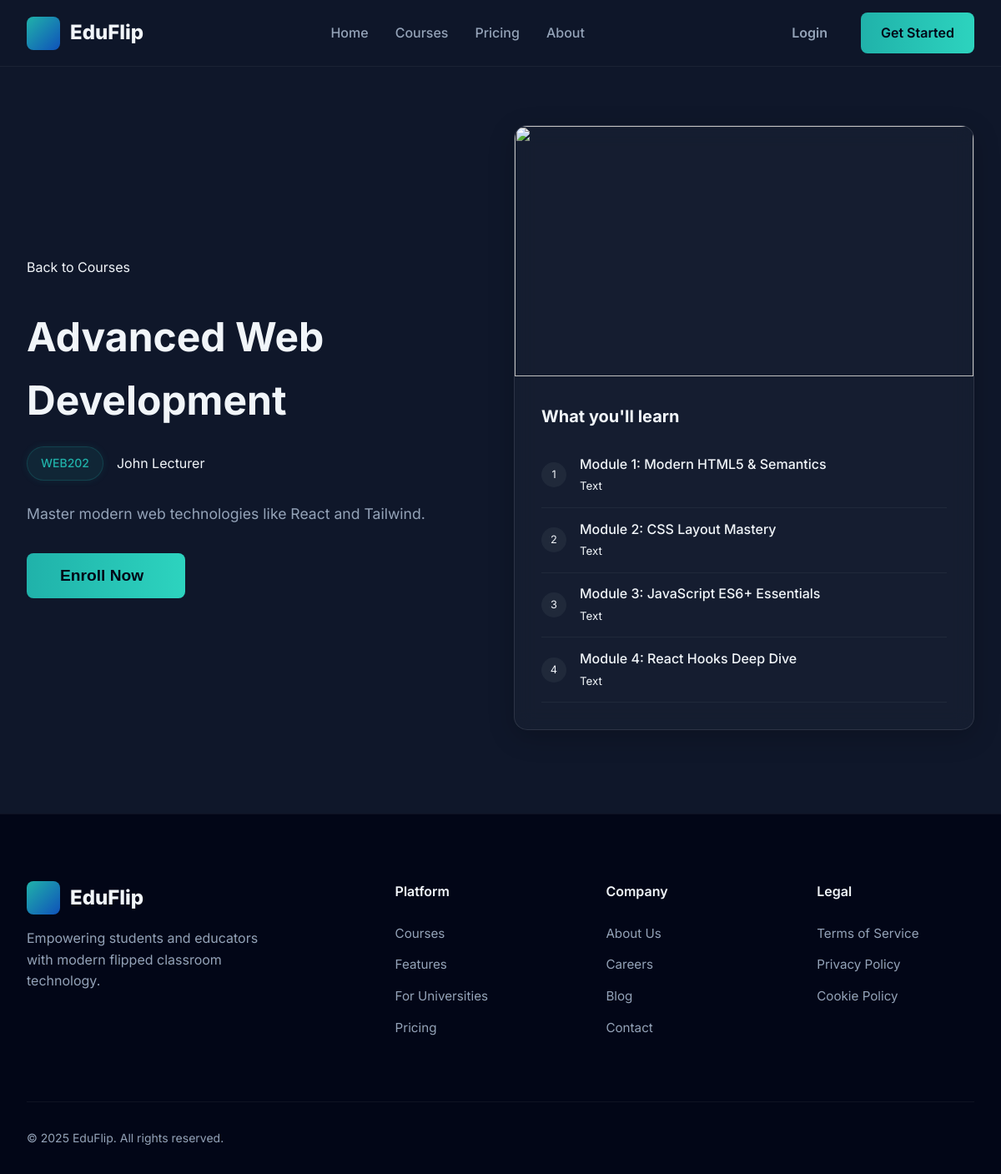
The page /web/public/courses/detail.php?id=2 on the database as committed earlier.
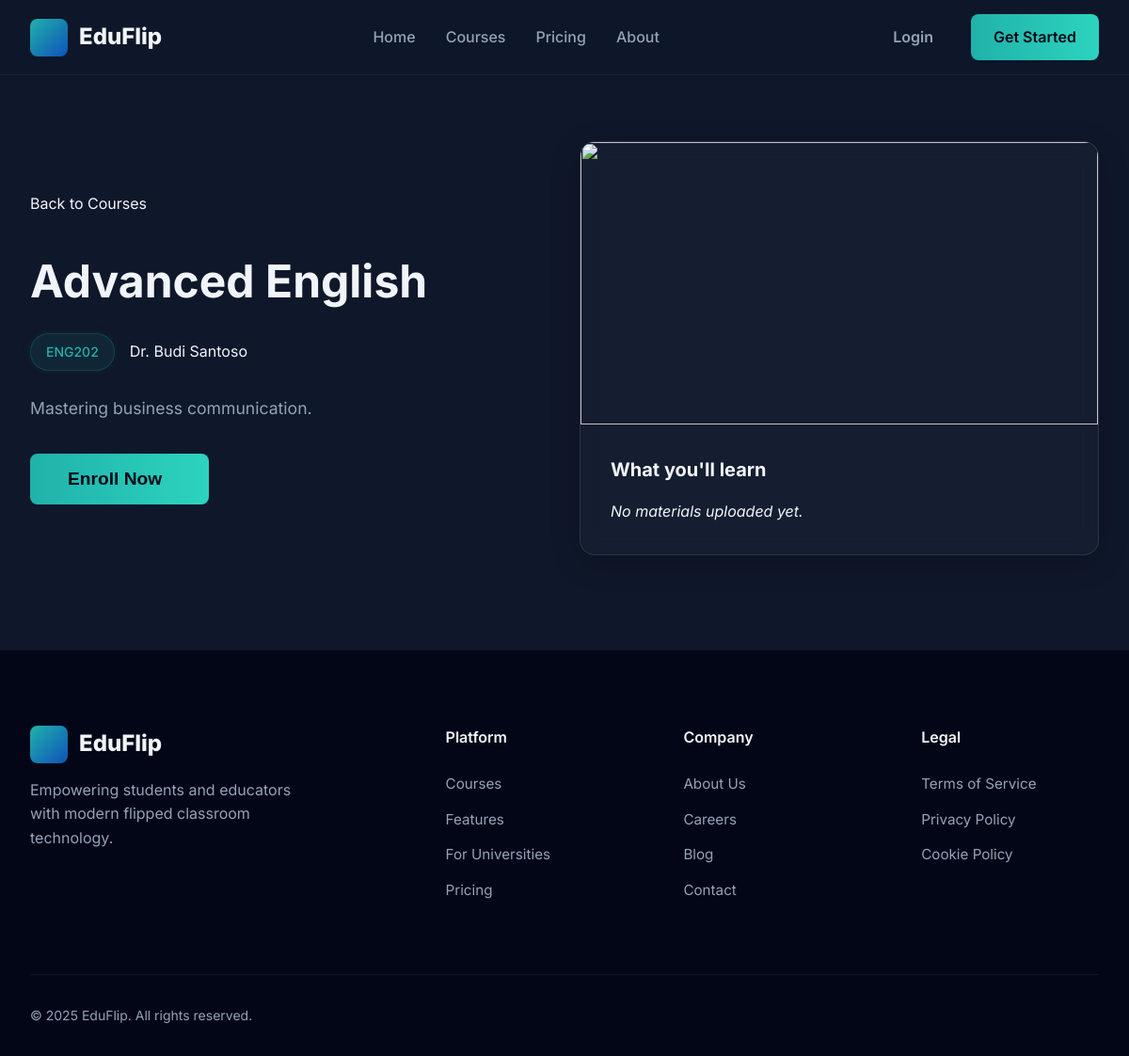
The same page on the database as committed later.
### tables this page shows
CREATE TABLE IF NOT EXISTS courses (
    id INT AUTO_INCREMENT PRIMARY KEY,
    course_code VARCHAR(50) NOT NULL,
    course_name VARCHAR(255) NOT NULL,
    description TEXT,
    thumbnail VARCHAR(255) NULL,
    category VARCHAR(100) DEFAULT 'general',
    created_by INT NOT NULL,
    created_at TIMESTAMP DEFAULT CURRENT_TIMESTAMP,
    FOREIGN KEY (created_by) REFERENCES users(id) ON DELETE CASCADE
);

CREATE TABLE IF NOT EXISTS users (
    id INT AUTO_INCREMENT PRIMARY KEY,
    full_name VARCHAR(255) NOT NULL,
    email VARCHAR(255) NOT NULL UNIQUE,
    password_hash VARCHAR(255) NOT NULL,
    role ENUM('mahasiswa', 'dosen', 'admin') DEFAULT 'mahasiswa',
    status ENUM('active', 'pending', 'suspended') DEFAULT 'active',
    last_login DATETIME NULL,
    created_at TIMESTAMP DEFAULT CURRENT_TIMESTAMP
);

CREATE TABLE IF NOT EXISTS materials (
    id INT AUTO_INCREMENT PRIMARY KEY,
    course_id INT NOT NULL,
    title VARCHAR(255) NOT NULL,
    file_type VARCHAR(50) NOT NULL,
    file_path VARCHAR(255) NOT NULL,
    order_sequence INT DEFAULT 0,
    prerequisite_material_id INT NULL,
    file_size INT DEFAULT 0,
    uploaded_by INT NULL,
    description TEXT,
    created_at TIMESTAMP DEFAULT CURRENT_TIMESTAMP,
    FOREIGN KEY (course_id) REFERENCES courses(id) ON DELETE CASCADE,
    FOREIGN KEY (prerequisite_material_id) REFERENCES materials(id) ON DELETE SET NULL
);

### web/includes/courses.php (called while the page is built, shortened)
<?php
require_once 'config.php';
function getCourseById($id) {
    global $pdo;
    $stmt = $pdo->prepare("SELECT c.*, u.full_name as instructor_name
                          FROM courses c
                          JOIN users u ON c.created_by = u.id
                          WHERE c.id = ?");
    $stmt->execute([$id]);
    return $stmt->fetch(PDO::FETCH_ASSOC);
}
function getCourseMaterials($course_id) {
    global $pdo;
    $stmt = $pdo->prepare("SELECT * FROM materials WHERE course_id = ? ORDER BY order_sequence ASC");
    $stmt->execute([$course_id]);
    return $stmt->fetchAll(PDO::FETCH_ASSOC);
}
?>

### web/includes/auth.php (called while the page is built, shortened)
<?php
function isLoggedIn() {
    return isset($_SESSION['user_id']);
}
?>

### web/public/courses/detail.php (the view, shortened to what this page needs)
<?php
require_once '../../includes/auth.php';
require_once '../../includes/courses.php';
$course_id = $_GET['id'] ?? 0;
$course = getCourseById($course_id);
$materials = getCourseMaterials($course_id);
$is_enrolled = isLoggedIn() ? isEnrolled($_SESSION['user_id'], $course_id) : false;
?>
<?php
include '../../includes/header.php';
?>
<section class="section" style="padding-top: 150px; background: linear-gradient(to bottom, rgba(15, 23, 42, 0.9), var(--bg-dark));">
    <div class="container grid grid-cols-2 gap-4 items-center">
        <div class="reveal-element">
            <a href="index.php" class="text-muted" style="margin-bottom: 2rem; display: inline-block;"><i class="ri-arrow-left-line"></i> Back to Courses</a>
            <h1 style="font-size: 3rem; margin-bottom: 1rem;"><?php echo htmlspecialchars($course['course_name']); ?></h1>
            <div class="flex items-center gap-2 text-muted" style="margin-bottom: 1.5rem;">
                <span class="badge" style="margin: 0;"><?php echo htmlspecialchars($course['course_code']); ?></span>
                <span><i class="ri-user-line"></i> <?php echo htmlspecialchars($course['instructor_name']); ?></span>
            </div>
            <p style="font-size: 1.1rem; line-height: 1.8; color: var(--text-muted); margin-bottom: 2rem;">
                <?php echo nl2br(htmlspecialchars($course['description'])); ?>
            </p>
            <form method="POST">
                <?php if ($is_enrolled): ?>
                    <a href="#" class="btn btn-primary" style="background: var(--success); cursor: default;">Enrolled <i class="ri-check-line"></i></a>
                    <a href="../student/learn.php?course_id=<?php echo $course['id']; ?>" class="btn btn-outline">Go to Class <i class="ri-arrow-right-line"></i></a>
                <?php else: ?>
                    <button type="submit" name="enroll" class="btn btn-primary animate-pulse-glow" style="padding: 1rem 2.5rem; font-size: 1.2rem;">Enroll Now <i class="ri-login-box-line" style="margin-left: 10px;"></i></button>
                <?php endif; ?>
            </form>
        </div>
        <div class="reveal-element">
             <div class="card" style="padding: 0; overflow: hidden; border: 1px solid rgba(255,255,255,0.1);">
                <img src="https://images.unsplash.com/photo-1516321318423-f06f85e504b3?auto=format&fit=crop&q=80&w=600" style="width: 100%; height: 300px; object-fit: cover;">
                <div style="padding: 2rem;">
                    <h3 style="margin-bottom: 1rem;">What you'll learn</h3>
                    <ul style="list-style: none; padding: 0;">
                        <?php if (empty($materials)): ?>
                            <li class="text-muted"><i>No materials uploaded yet.</i></li>
                        <?php else: ?>
                            <?php foreach ($materials as $index => $material): ?>
                                <li style="padding: 0.8rem 0; border-bottom: 1px solid rgba(255,255,255,0.05); display: flex; align-items: center; gap: 1rem;">
                                    <div style="width: 30px; height: 30px; background: rgba(255,255,255,0.05); border-radius: 50%; display: flex; align-items: center; justify-content: center; font-size: 0.8rem;">
                                        <?php echo $index + 1; ?>
                                    </div>
                                    <div style="flex: 1;">
                                        <div style="font-weight: 500;"><?php echo htmlspecialchars($material['title']); ?></div>
                                        <small class="text-muted"><?php echo ucfirst($material['file_type']); ?></small>
                                    </div>
                                </li>
                            <?php endforeach; ?>
                        <?php endif; ?>
                    </ul>
                </div>
            </div>
        </div>
    </div>
</section>
<?php include '../../includes/footer.php'; ?>

Rows that differ between the two databases and show on the page:
no longer on this page (row edited): materials: title "Module 1: Modern HTML5 & Semantics", file_type "Text"
no longer on this page (row edited): materials: title "Module 2: CSS Layout Mastery", file_type "Text"
no longer on this page (row edited): materials: title "Module 3: JavaScript ES6+ Essentials", file_type "Text"
no longer on this page (row edited): materials: title "Module 4: React Hooks Deep Dive", file_type "Text"
changed courses: course_name "Advanced Web Development" → "Advanced English"; course_code "WEB202" → "ENG202"; created_by.full_name "John Lecturer" → "Dr. Budi Santoso"; description "Master modern web technologies like React and Tailwind." → "Mastering business communication."
Other text that changed with them:
text now shown: "No materials uploaded yet."
